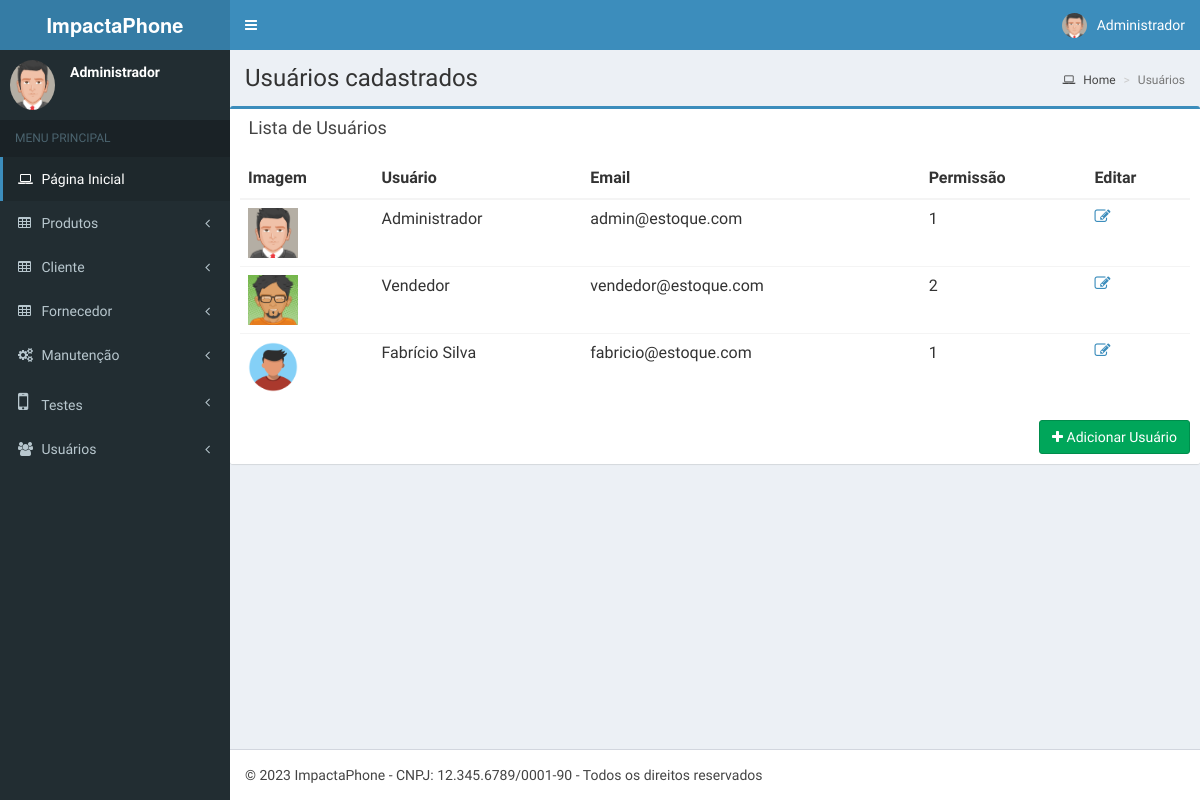
/interface/usuarios/index.php (signed in), run on the app's committed database.
### tables this page shows
CREATE TABLE IF NOT EXISTS `usuario` (
  `idUser` int NOT NULL AUTO_INCREMENT,
  `Username` varchar(75) NOT NULL,
  `Email` varchar(75) NOT NULL,
  `senha` varchar(75) NOT NULL,
  `imagem` varchar(100) NOT NULL,
  `Dataregistro` date NOT NULL,
  `Permissao` tinyint NOT NULL,
  PRIMARY KEY (`idUser`)
);

### App/Models/connect.php (called while the page is built, shortened)
<?php
class Connect{
	var $localhost = "localhost";
	var $root = "root";
	var $passwd = "";
	public function __construct()
	{
		$this->SQL = mysqli_connect($this->localhost, $this->root, $this->passwd);
	}
}

### App/Models/usuario.class.php (the view, shortened to what this page needs)
<?php
require_once 'connect.php';
class Usuario extends Connect
{
	public function index($value, $perm)
	{
		if($perm == 1){
			$this->query = "SELECT * FROM `usuario`";
			$this->result = mysqli_query($this->SQL, $this->query) or die ( mysqli_error($this->SQL));
		if($this->result){
			echo '<table class="table">
					<thead class="thead-inverse">
						<tr>
							<th>Imagem</th>
							<th>Usuário</th>
							<th>Email</th>
							<th>Permissão</th>
							<th>Editar</th>
						</tr>
					</thead>
				<tbody>';
			while ($row = mysqli_fetch_array($this->result)) {
				echo '<tr>';
					$id = $row['idUser'];
					echo '<form class="label" name="ativ'.$id.'" action="../../App/Database/action.php" method="post">
					<input type="hidden" name="id" id="id" value="'.$id.'">
					<input type="hidden" name="tabela" id="tabela" value="usuario">';
					echo '<td>';
					if(!empty($row['imagem'])){
						echo '<img src="../'.$row['imagem'].'" width="50" />';
					}
					echo '</td><td>'.$row['Username'].'</td>
					<td>'.$row['Email'].'</td>
					<td>'.$row['Permissao'].'</td>
					<td>
						<a href="editusuarios.php?q='.$row['idUser'].'"><i class="fa fa-edit"></i></a>
					</td>
				</tr>';
			}
				echo '</tbody>
			</table>';
		}
	}
	else{
		echo "Você não tem Permissao de acesso a este conteúdo!";
	}
}
}

### data on the page
usuario: imagem (picture), Username "Administrador", Email "admin@estoque.com", Permissao "1"
usuario: imagem (picture), Username "Vendedor", Email "vendedor@estoque.com", Permissao "2"
usuario: imagem (picture), Username "Fabrício Silva", Email "fabricio@estoque.com", Permissao "1"

### other printed values
$usuario "Administrador"
